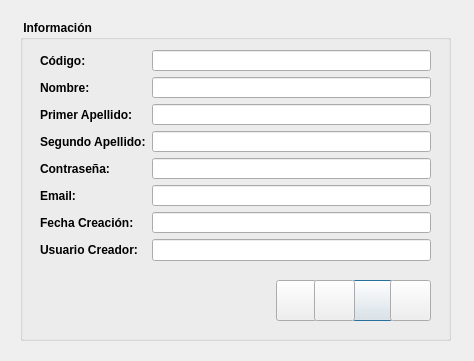
<?xml version="1.0" encoding="UTF-8"?>
<ui version="4.0">
 <class>frmNavegacionRegistros</class>
 <widget class="QDialog" name="frmNavegacionRegistros">
  <property name="geometry">
   <rect>
    <x>0</x>
    <y>0</y>
    <width>474</width>
    <height>361</height>
   </rect>
  </property>
  <property name="windowTitle">
   <string>Navegación de Registros</string>
  </property>
  <widget class="QWidget" name="formLayoutWidget">
   <property name="geometry">
    <rect>
     <x>40</x>
     <y>50</y>
     <width>391</width>
     <height>211</height>
    </rect>
   </property>
   <layout class="QFormLayout" name="flyCamposInformacion">
    <item row="0" column="0">
     <widget class="QLabel" name="lblCodigo">
      <property name="font">
       <font>
        <weight>75</weight>
        <bold>true</bold>
       </font>
      </property>
      <property name="text">
       <string>Código:</string>
      </property>
     </widget>
    </item>
    <item row="0" column="1">
     <widget class="QLineEdit" name="txtCodigo">
      <property name="readOnly">
       <bool>true</bool>
      </property>
     </widget>
    </item>
    <item row="1" column="0">
     <widget class="QLabel" name="lblNombre">
      <property name="font">
       <font>
        <weight>75</weight>
        <bold>true</bold>
       </font>
      </property>
      <property name="text">
       <string>Nombre:</string>
      </property>
     </widget>
    </item>
    <item row="1" column="1">
     <widget class="QLineEdit" name="txtNombre">
      <property name="readOnly">
       <bool>true</bool>
      </property>
     </widget>
    </item>
    <item row="2" column="0">
     <widget class="QLabel" name="lblApellido1">
      <property name="font">
       <font>
        <weight>75</weight>
        <bold>true</bold>
       </font>
      </property>
      <property name="text">
       <string>Primer Apellido:</string>
      </property>
     </widget>
    </item>
    <item row="2" column="1">
     <widget class="QLineEdit" name="txtApellido1">
      <property name="readOnly">
       <bool>true</bool>
      </property>
     </widget>
    </item>
    <item row="3" column="0">
     <widget class="QLabel" name="lblApellido2">
      <property name="font">
       <font>
        <weight>75</weight>
        <bold>true</bold>
       </font>
      </property>
      <property name="text">
       <string>Segundo Apellido:</string>
      </property>
     </widget>
    </item>
    <item row="3" column="1">
     <widget class="QLineEdit" name="txtApellido2">
      <property name="readOnly">
       <bool>true</bool>
      </property>
     </widget>
    </item>
    <item row="4" column="0">
     <widget class="QLabel" name="lblPass">
      <property name="font">
       <font>
        <weight>75</weight>
        <bold>true</bold>
       </font>
      </property>
      <property name="text">
       <string>Contraseña:</string>
      </property>
     </widget>
    </item>
    <item row="4" column="1">
     <widget class="QLineEdit" name="txtPass">
      <property name="readOnly">
       <bool>true</bool>
      </property>
     </widget>
    </item>
    <item row="5" column="0">
     <widget class="QLabel" name="lblEmail">
      <property name="font">
       <font>
        <weight>75</weight>
        <bold>true</bold>
       </font>
      </property>
      <property name="text">
       <string>Email:</string>
      </property>
     </widget>
    </item>
    <item row="5" column="1">
     <widget class="QLineEdit" name="txtEmail">
      <property name="readOnly">
       <bool>true</bool>
      </property>
     </widget>
    </item>
    <item row="6" column="0">
     <widget class="QLabel" name="lblFecCreacion">
      <property name="font">
       <font>
        <weight>75</weight>
        <bold>true</bold>
       </font>
      </property>
      <property name="text">
       <string>Fecha Creación:</string>
      </property>
     </widget>
    </item>
    <item row="6" column="1">
     <widget class="QLineEdit" name="txtFecCreacion">
      <property name="readOnly">
       <bool>true</bool>
      </property>
     </widget>
    </item>
    <item row="7" column="0">
     <widget class="QLabel" name="lblUsuCreador">
      <property name="font">
       <font>
        <weight>75</weight>
        <bold>true</bold>
       </font>
      </property>
      <property name="text">
       <string>Usuario Creador:</string>
      </property>
     </widget>
    </item>
    <item row="7" column="1">
     <widget class="QLineEdit" name="txtUsuCreador">
      <property name="readOnly">
       <bool>true</bool>
      </property>
     </widget>
    </item>
   </layout>
  </widget>
  <widget class="QGroupBox" name="grbInformacion">
   <property name="geometry">
    <rect>
     <x>20</x>
     <y>20</y>
     <width>431</width>
     <height>321</height>
    </rect>
   </property>
   <property name="font">
    <font>
     <weight>75</weight>
     <bold>true</bold>
    </font>
   </property>
   <property name="title">
    <string> Información </string>
   </property>
  </widget>
  <widget class="QPushButton" name="btnSiguiente">
   <property name="geometry">
    <rect>
     <x>352</x>
     <y>280</y>
     <width>41</width>
     <height>41</height>
    </rect>
   </property>
   <property name="toolTip">
    <string>Siguiente Registro</string>
   </property>
   <property name="text">
    <string/>
   </property>
   <property name="icon">
    <iconset>
     <normaloff>siguiente.ico</normaloff>siguiente.ico</iconset>
   </property>
   <property name="iconSize">
    <size>
     <width>32</width>
     <height>32</height>
    </size>
   </property>
  </widget>
  <widget class="QPushButton" name="btnInicio">
   <property name="geometry">
    <rect>
     <x>276</x>
     <y>280</y>
     <width>41</width>
     <height>41</height>
    </rect>
   </property>
   <property name="toolTip">
    <string>Registro inicial</string>
   </property>
   <property name="text">
    <string/>
   </property>
   <property name="icon">
    <iconset>
     <normaloff>inicio.ico</normaloff>inicio.ico</iconset>
   </property>
   <property name="iconSize">
    <size>
     <width>32</width>
     <height>32</height>
    </size>
   </property>
  </widget>
  <widget class="QPushButton" name="btnFinal">
   <property name="geometry">
    <rect>
     <x>390</x>
     <y>280</y>
     <width>41</width>
     <height>41</height>
    </rect>
   </property>
   <property name="toolTip">
    <string>Registro Final</string>
   </property>
   <property name="text">
    <string/>
   </property>
   <property name="icon">
    <iconset>
     <normaloff>final.ico</normaloff>final.ico</iconset>
   </property>
   <property name="iconSize">
    <size>
     <width>32</width>
     <height>32</height>
    </size>
   </property>
  </widget>
  <widget class="QPushButton" name="btnAnterior">
   <property name="geometry">
    <rect>
     <x>314</x>
     <y>280</y>
     <width>41</width>
     <height>41</height>
    </rect>
   </property>
   <property name="toolTip">
    <string>Anterior Registro</string>
   </property>
   <property name="text">
    <string/>
   </property>
   <property name="icon">
    <iconset>
     <normaloff>anterior.ico</normaloff>anterior.ico</iconset>
   </property>
   <property name="iconSize">
    <size>
     <width>32</width>
     <height>32</height>
    </size>
   </property>
  </widget>
  <zorder>grbInformacion</zorder>
  <zorder>formLayoutWidget</zorder>
  <zorder>btnSiguiente</zorder>
  <zorder>btnInicio</zorder>
  <zorder>btnFinal</zorder>
  <zorder>btnAnterior</zorder>
 </widget>
 <tabstops>
  <tabstop>btnInicio</tabstop>
  <tabstop>btnAnterior</tabstop>
  <tabstop>btnSiguiente</tabstop>
  <tabstop>btnFinal</tabstop>
  <tabstop>txtPass</tabstop>
  <tabstop>txtEmail</tabstop>
  <tabstop>txtFecCreacion</tabstop>
  <tabstop>txtUsuCreador</tabstop>
  <tabstop>txtCodigo</tabstop>
  <tabstop>txtNombre</tabstop>
  <tabstop>txtApellido1</tabstop>
  <tabstop>txtApellido2</tabstop>
 </tabstops>
 <resources/>
 <connections/>
</ui>
